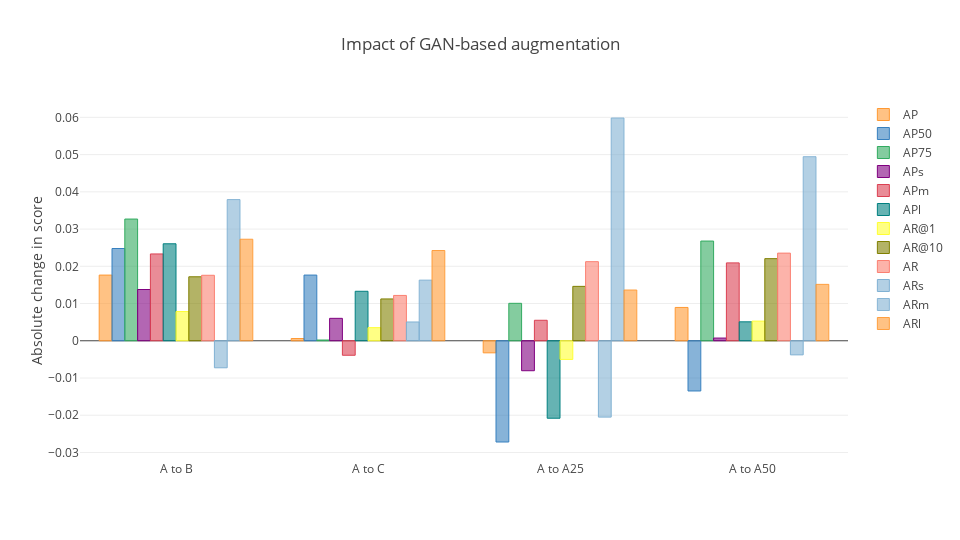

Write notebook code for a chart like this one.
### Code cell
cf.go_offline(connected = True)
config = {
    "modeBarButtonsToRemove": ["sendDataToCloud"],
    "displaylogo": False
}
layout = {
    "title": "Impact of GAN-based augmentation",
    "yaxis": {
        "title": "Absolute change in score"
    },
    "width": 960,
    "height": 540
}
fig = df_combined.iplot(kind = "bar", y = ["AP", "AP50", "AP75", "APs", "APm", "APl", "AR@1", "AR@10", "AR", "ARs", "ARm", "ARl"], layout = layout, asFigure = True)
py.offline.iplot(fig, show_link = False, config = config)

### Figure 1 — Plotly figure (JSON) as saved in the notebook; plotly's stock layout.template omitted (floating-point values rounded to 4 significant figures)
{"data": [{"marker": {"color": "rgba(255, 153, 51, 0.6)", "line": {"color": "rgba(255, 153, 51, 1.0)", "width": 1}}, "name": "AP", "orientation": "v", "text": "", "type": "bar", "uid": "0d192b47-5185-4028-86ab-8f02728b9eae", "x": ["A to B", "A to C", "A to A25", "A to A50"], "y": [0.01764, 0.0006051, -0.00324, 0.008949]}, {"marker": {"color": "rgba(55, 128, 191, 0.6)", "line": {"color": "rgba(55, 128, 191, 1.0)", "width": 1}}, "name": "AP50", "orientation": "v", "text": "", "type": "bar", "uid": "1b02efa7-9ada-46fe-9f6d-f59d9049eeec", "x": ["A to B", "A to C", "A to A25", "A to A50"], "y": [0.02478, 0.01765, -0.02719, -0.01348]}, {"marker": {"color": "rgba(50, 171, 96, 0.6)", "line": {"color": "rgba(50, 171, 96, 1.0)", "width": 1}}, "name": "AP75", "orientation": "v", "text": "", "type": "bar", "uid": "33294da5-e544-4a1d-9119-0850d78331e5", "x": ["A to B", "A to C", "A to A25", "A to A50"], "y": [0.03269, 0.0002029, 0.01006, 0.02678]}, {"marker": {"color": "rgba(128, 0, 128, 0.6)", "line": {"color": "rgba(128, 0, 128, 1.0)", "width": 1}}, "name": "APs", "orientation": "v", "text": "", "type": "bar", "uid": "3d0ed79e-48f2-48e0-9237-01d831fccd44", "x": ["A to B", "A to C", "A to A25", "A to A50"], "y": [0.01377, 0.006026, -0.008042, 0.0007304]}, {"marker": {"color": "rgba(219, 64, 82, 0.6)", "line": {"color": "rgba(219, 64, 82, 1.0)", "width": 1}}, "name": "APm", "orientation": "v", "text": "", "type": "bar", "uid": "97dd519f-44fc-4e27-848b-ca200bf206c5", "x": ["A to B", "A to C", "A to A25", "A to A50"], "y": [0.02332, -0.003889, 0.005504, 0.02092]}, {"marker": {"color": "rgba(0, 128, 128, 0.6)", "line": {"color": "rgba(0, 128, 128, 1.0)", "width": 1}}, "name": "APl", "orientation": "v", "text": "", "type": "bar", "uid": "4675ed62-0b65-4bd4-8d9f-44d0755541ae", "x": ["A to B", "A to C", "A to A25", "A to A50"], "y": [0.02605, 0.0133, -0.0208, 0.005091]}, {"marker": {"color": "rgba(255, 255, 51, 0.6)", "line": {"color": "rgba(255, 255, 51, 1.0)", "width": 1}}, "name": "AR@1", "orientation": "v", "text": "", "type": "bar", "uid": "0867e3fe-944b-4fd0-b357-75f0a817e5ed", "x": ["A to B", "A to C", "A to A25", "A to A50"], "y": [0.007848, 0.003518, -0.005007, 0.005277]}, {"marker": {"color": "rgba(128, 128, 0, 0.6)", "line": {"color": "rgba(128, 128, 0, 1.0)", "width": 1}}, "name": "AR@10", "orientation": "v", "text": "", "type": "bar", "uid": "a20cf065-44ae-4a77-b77b-976cb44039bf", "x": ["A to B", "A to C", "A to A25", "A to A50"], "y": [0.01719, 0.01123, 0.01461, 0.02206]}, {"marker": {"color": "rgba(251, 128, 114, 0.6)", "line": {"color": "rgba(251, 128, 114, 1.0)", "width": 1}}, "name": "AR", "orientation": "v", "text": "", "type": "bar", "uid": "7e11a843-332b-4ea7-b657-202cab0e9f50", "x": ["A to B", "A to C", "A to A25", "A to A50"], "y": [0.01759, 0.01218, 0.02124, 0.02355]}, {"marker": {"color": "rgba(128, 177, 211, 0.6)", "line": {"color": "rgba(128, 177, 211, 1.0)", "width": 1}}, "name": "ARs", "orientation": "v", "text": "", "type": "bar", "uid": "29068cd4-6b4e-4ec2-88c7-2c99eee0b090", "x": ["A to B", "A to C", "A to A25", "A to A50"], "y": [-0.007256, 0.005047, -0.0205, -0.003785]}, {"marker": {"color": "rgba(128, 177, 211, 0.6)", "line": {"color": "rgba(128, 177, 211, 0.8999999999999999)", "width": 1}}, "name": "ARm", "orientation": "v", "text": "", "type": "bar", "uid": "f1f4781d-f1ba-4c34-b760-5f355638d338", "x": ["A to B", "A to C", "A to A25", "A to A50"], "y": [0.03792, 0.01629, 0.05983, 0.04944]}, {"marker": {"color": "rgba(255, 153, 51, 0.6)", "line": {"color": "rgba(255, 153, 51, 0.8999999999999999)", "width": 1}}, "name": "ARl", "orientation": "v", "text": "", "type": "bar", "uid": "7a1604b2-ac94-4b96-99b7-80371a807240", "x": ["A to B", "A to C", "A to A25", "A to A50"], "y": [0.02727, 0.02424, 0.01364, 0.01515]}], "layout": {"height": 540, "title": {"text": "Impact of GAN-based augmentation"}, "width": 960, "yaxis": {"title": {"text": "Absolute change in score"}}}}
